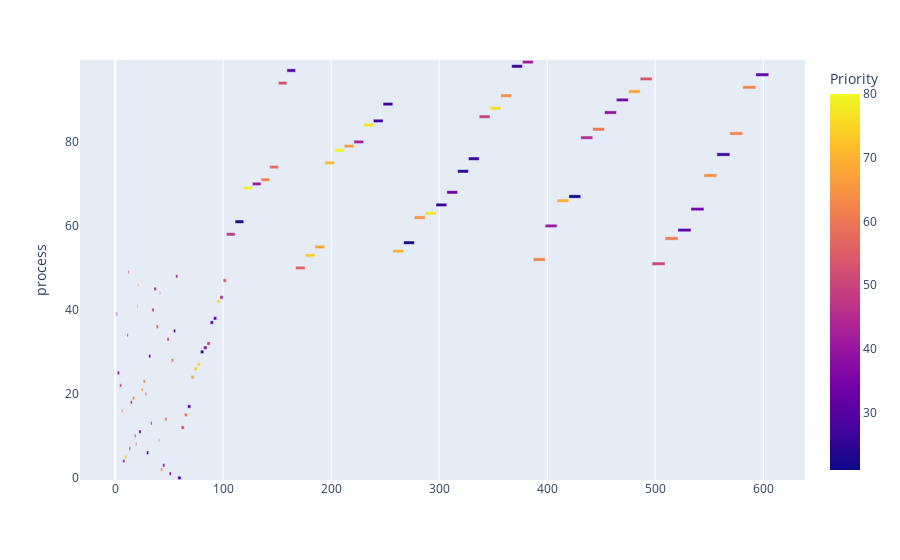

Source (notebook cell):
### Code cell
fig = px.timeline(df, x_start="Start", x_end="Finish", y="process", color="Priority")

df['delta'] = df['Finish'] - df['Start']
fig.layout.xaxis.type = 'linear'
fig.data[0].x = df.delta.tolist()
fig.data[0].base = df.Start.tolist()
fig.show()

### Figure 1 — Plotly figure (JSON) as saved in the notebook; plotly's stock layout.template omitted (floating-point values rounded to 4 significant figures)
{"data": [{"base": [1, 2, 4, 6, 7, 9, 11, 12, 13, 14, 16, 18, 19, 20, 21, 22, 24, 26, 28, 29, 31, 33, 34, 36, 38, 40, 41, 42, 44, 46, 48, 50, 52, 54, 56, 58, 61, 64, 67, 70, 73, 76, 79, 82, 85, 88, 91, 94, 97, 100, 103, 111, 119, 127, 135, 143, 151, 159, 167, 176, 185, 194, 203, 212, 221, 230, 239, 248, 257, 267, 277, 287, 297, 307, 317, 327, 337, 347, 357, 367, 377, 387, 398, 409, 420, 431, 442, 453, 464, 475, 486, 497, 509, 521, 533, 545, 557, 569, 581, 593], "hovertemplate": "Start=%{base}<br>Finish=%{x}<br>process=%{y}<br>Priority=%{marker.color}<extra></extra>", "legendgroup": "", "marker": {"color": [39, 37, 50, 55, 46, 74, 42, 54, 25, 48, 62, 25, 55, 67, 71, 27, 68, 62, 44, 27, 36, 23, 46, 39, 54, 55, 64, 64, 39, 56, 48, 39, 59, 30, 44, 30, 53, 59, 30, 68, 74, 75, 22, 37, 49, 32, 32, 76, 45, 54, 48, 22, 78, 41, 62, 58, 52, 29, 57, 74, 67, 71, 80, 66, 43, 77, 27, 27, 70, 22, 65, 77, 26, 34, 24, 26, 49, 76, 64, 26, 42, 62, 41, 69, 21, 45, 61, 39, 35, 67, 53, 50, 60, 31, 35, 65, 26, 62, 63, 32], "coloraxis": "coloraxis", "pattern": {"shape": ""}}, "name": "", "orientation": "h", "showlegend": false, "textposition": "auto", "type": "bar", "x": [1, 2, 2, 1, 2, 2, 1, 1, 1, 2, 2, 1, 1, 1, 1, 2, 2, 2, 1, 2, 2, 1, 2, 2, 2, 1, 1, 2, 2, 2, 2, 2, 2, 2, 2, 3, 3, 3, 3, 3, 3, 3, 3, 3, 3, 3, 3, 3, 3, 3, 8, 8, 8, 8, 8, 8, 8, 8, 9, 9, 9, 9, 9, 9, 9, 9, 9, 9, 10, 10, 10, 10, 10, 10, 10, 10, 10, 10, 10, 10, 10, 11, 11, 11, 11, 11, 11, 11, 11, 11, 11, 12, 12, 12, 12, 12, 12, 12, 12, 12], "xaxis": "x", "y": [39, 25, 22, 16, 4, 5, 34, 49, 7, 18, 19, 10, 8, 41, 46, 11, 21, 23, 20, 6, 29, 13, 40, 45, 36, 9, 44, 2, 3, 14, 33, 1, 28, 35, 48, 0, 12, 15, 17, 24, 26, 27, 30, 31, 32, 37, 38, 42, 43, 47, 58, 61, 69, 70, 71, 74, 94, 97, 50, 53, 55, 75, 78, 79, 80, 84, 85, 89, 54, 56, 62, 63, 65, 68, 73, 76, 86, 88, 91, 98, 99, 52, 60, 66, 67, 81, 83, 87, 90, 92, 95, 51, 57, 59, 64, 72, 77, 82, 93, 96], "yaxis": "y"}], "layout": {"barmode": "overlay", "coloraxis": {"colorbar": {"title": {"text": "Priority"}}, "colorscale": [[0, "#0d0887"], [0.1111, "#46039f"], [0.2222, "#7201a8"], [0.3333, "#9c179e"], [0.4444, "#bd3786"], [0.5556, "#d8576b"], [0.6667, "#ed7953"], [0.7778, "#fb9f3a"], [0.8889, "#fdca26"], [1, "#f0f921"]]}, "legend": {"tracegroupgap": 0}, "margin": {"t": 60}, "xaxis": {"anchor": "y", "domain": [0, 1], "type": "linear"}, "yaxis": {"anchor": "x", "domain": [0, 1], "title": {"text": "process"}}}}
